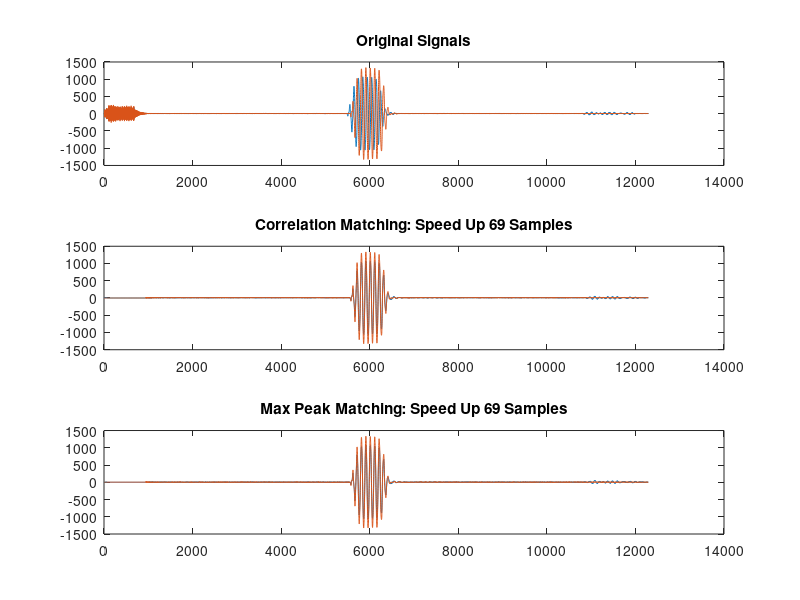

MATLAB code to generate this figure:
clear;

h = figure; m = 3; n = 1; d = 0.0059; cw = 1487.6;
% 
% [rx_data, tx_data] = get_frame_acq(RcvData, Resource, Receive, 1);
% fs = Receive(1).ADCRate*1e6/Receive(1).decimFactor;
% save('Tx6Data_3.mat','rx_data','tx_data','fs');
index = 1;

load('ControlDataEpotek301FL.mat');
control = rx_data(index,:);
load('Tx6Data_2.mat');

ml = rx_data(index,:);

di = [0,0];
subplot(m,n,1)
plot(ml); hold on; 
plot(control);
title('Original Signals');

subplot(m,n,2);
x_cut = 948;
ml(1:x_cut) = 0;
control(1:x_cut) = 0;
[r,lags] = xcorr(control, ml);
[~,max_i] = max(r);
plot(circshift(ml, max_i)); hold on;
plot(control);

disp(lags(max_i)/fs)
di(1) = lags(max_i);
dt = lags(max_i)/fs;
title(['Correlation Matching: Speed Up ', num2str(di(1)), ' Samples']);

speed = (1/(1/cw-dt/d));
disp(['~ ', num2str(speed),' m/s']);

[~, max_c_i] = max(control);
[~, max_ml_i] = max(ml);
% max_ml_i = 3367;%2138;

di(2) = abs(max_ml_i-max_c_i);

subplot(m,n,3);
plot(circshift(ml,di(2))); hold on;
plot(control);
disp('-------------------------');
dt = di(2)/fs;
disp(dt);
speed = (1/(1/cw-dt/d));
disp(['~ ',num2str(speed), ' m/s']);
disp('-------------------------');
title(['Max Peak Matching: Speed Up ', num2str(di(2)), ' Samples']);
set(gcf,'color','w');
